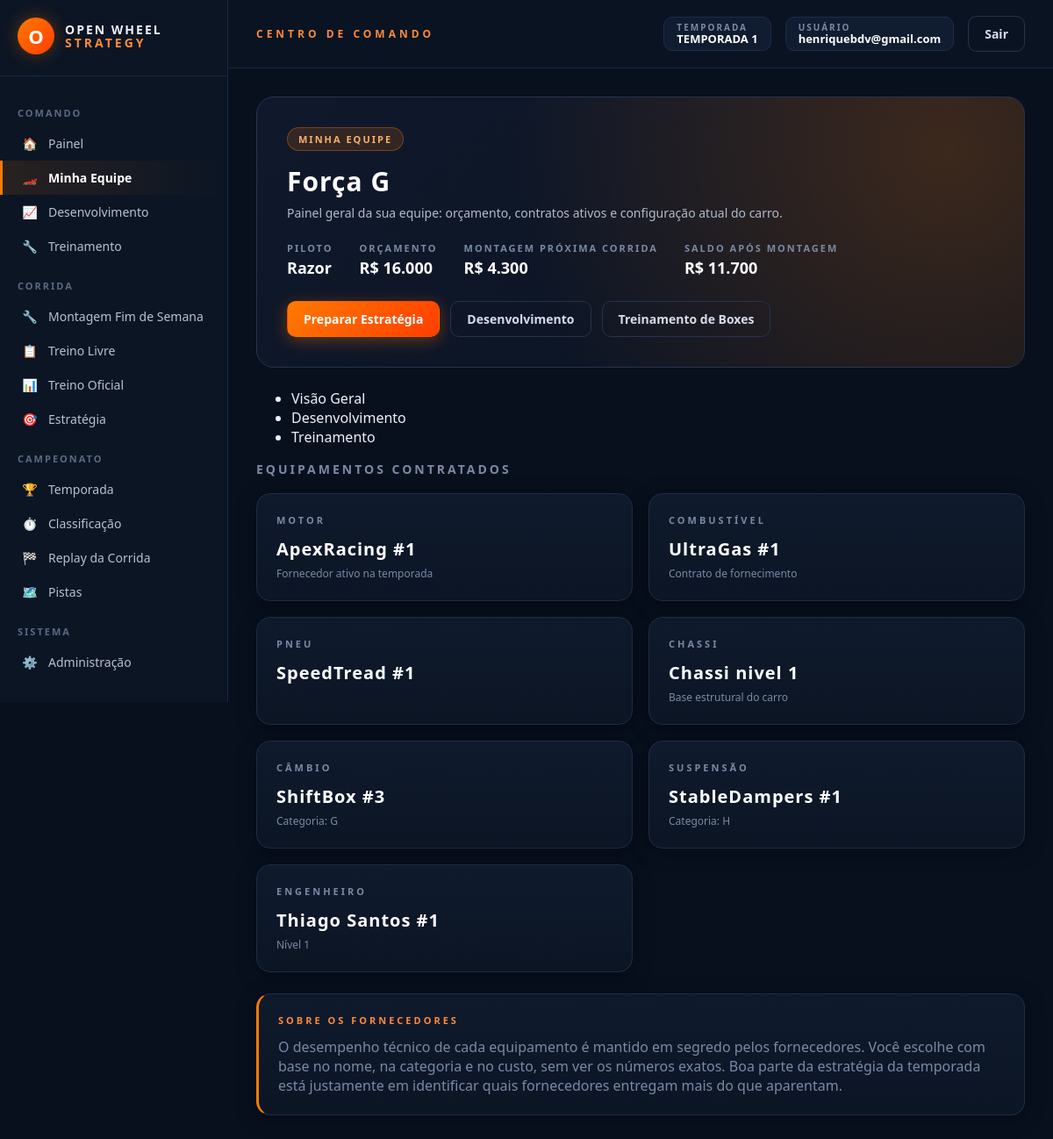
Before: /minha-equipe (signed in) with the older database file.
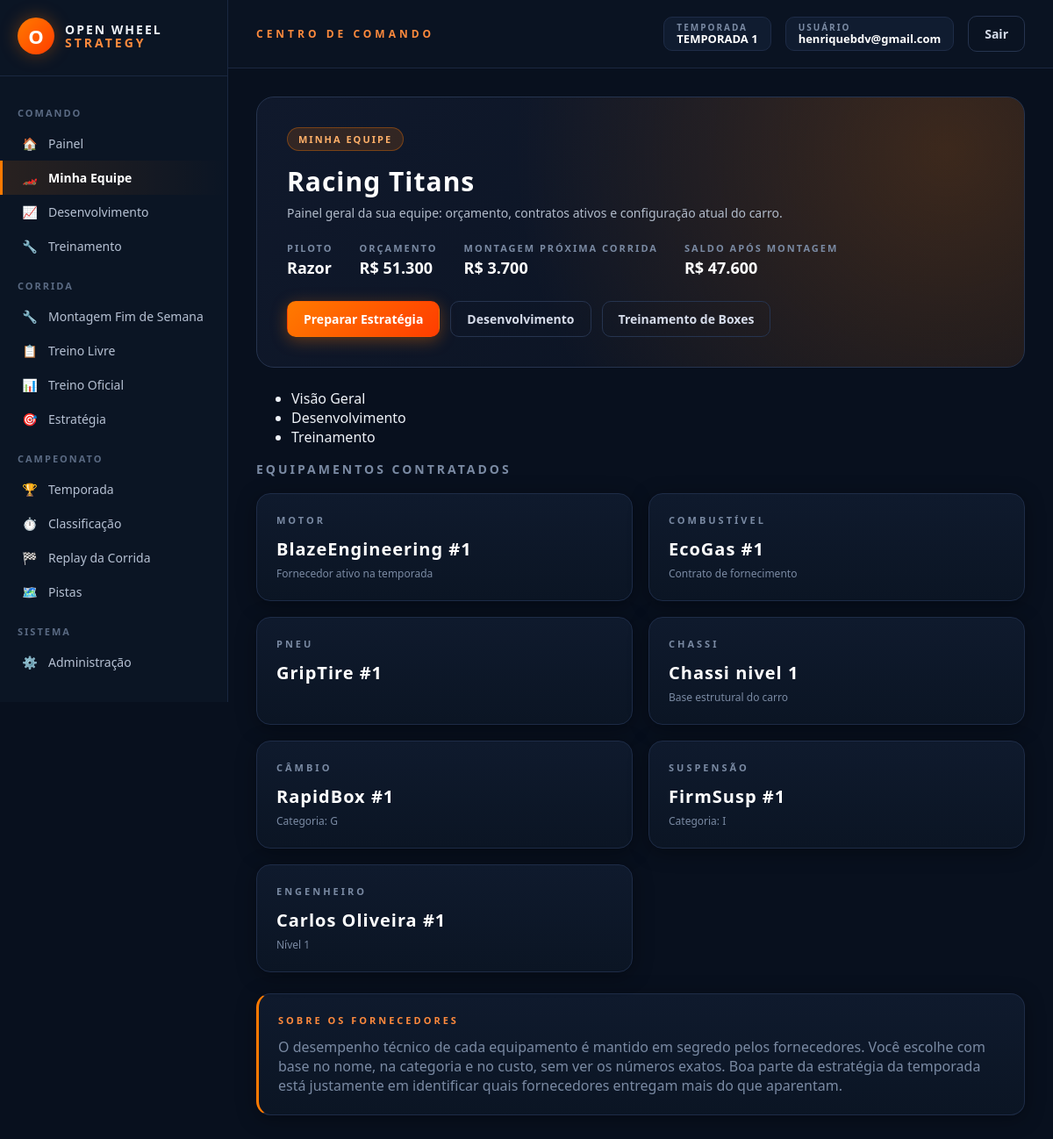
After: the same page with the newer database file.
### models.py (models this page shows, shortened)
class CarroJogador(db.Model):
    __tablename__ = "carros_jogadores"
    id = db.Column(db.Integer, primary_key=True)
    usuario_id = db.Column(db.Integer, db.ForeignKey("usuarios.id"), unique=True, nullable=False)
    nome = db.Column(db.String(100), nullable=False)
    orcamento = db.Column(db.Float, default=55_000.0)
    motor_fornecedor_id = db.Column(db.Integer, db.ForeignKey("fornecedores_motor.id"), nullable=False)
    combustivel_fornecedor_id = db.Column(db.Integer, db.ForeignKey("fornecedores_combustivel.id"), nullable=False)
    pneu_fornecedor_id = db.Column(db.Integer, db.ForeignKey("fornecedores_pneu.id"), nullable=False)
    chassi_fornecedor_id = db.Column(db.Integer, db.ForeignKey("fornecedores_chassi.id"), nullable=True)
    cambio_fornecedor_id = db.Column(db.Integer, db.ForeignKey("fornecedores_cambio.id"), nullable=False)
    suspensao_fornecedor_id = db.Column(db.Integer, db.ForeignKey("fornecedores_suspensao.id"), nullable=False)
    engenheiro_fornecedor_id = db.Column(db.Integer, db.ForeignKey("fornecedores_engenheiro.id"), nullable=True)
    combustivel_carregado = db.Column(db.Float, default=110.0)
    cor_primaria = db.Column(db.String(7), default="#cc0000")
    cor_secundaria = db.Column(db.String(7), default="#ffffff")
    modelo_motor = db.Column(db.Integer, nullable=True)
    modelo_combustivel = db.Column(db.Integer, nullable=True)
    modelo_pneu = db.Column(db.Integer, nullable=True)
    modelo_cambio = db.Column(db.Integer, nullable=True)
    modelo_suspensao = db.Column(db.Integer, nullable=True)
    estrategia_volta_pit = db.Column(db.Integer, default=10)
    estrategia_dois_pits = db.Column(db.Boolean, default=False)
    def montar_carro(self):
        from equipamentos import Motor, Combustivel, Pneu, Chassi, Cambio, Suspensao, Engenheiro
        from equipe import Equipe
        from carro import Carro
        from constantes import performance_chassi_do_nivel
        motor_db = FornecedorMotor.query.get(self.motor_fornecedor_id)
        combustivel_db = FornecedorCombustivel.query.get(self.combustivel_fornecedor_id)
        pneu_db = FornecedorPneu.query.get(self.pneu_fornecedor_id)
        cambio_db = FornecedorCambio.query.get(self.cambio_fornecedor_id)
        suspensao_db = FornecedorSuspensao.query.get(self.suspensao_fornecedor_id)
        engenheiro_db = (
            FornecedorEngenheiro.query.get(self.engenheiro_fornecedor_id)
            if self.engenheiro_fornecedor_id else None
        )
        equipe = Equipe(self.nome, self.orcamento)
        motor = Motor(motor_db.nome, motor_db.custo_temporada, motor_db.potencia, motor_db.eficiencia_combustivel)
        combustivel = Combustivel(combustivel_db.nome, combustivel_db.custo_temporada, combustivel_db.eficiencia,
                                   combustivel_db.aumento_potencia_motor)
        pneu = Pneu(pneu_db.nome, pneu_db.custo_temporada, pneu_db.performance, pneu_db.desgaste,
                    categoria_chuva=getattr(pneu_db, "categoria_chuva", "seco") or "seco")
        desenvolvimento = Desenvolvimento.obter_ou_criar(self.id)
        performance_chassi_base = performance_chassi_do_nivel(desenvolvimento.nivel_engenheiro_projetista or 1)
        performance_chassi_efetiva = performance_chassi_base * (
            (desenvolvimento.chassi_percentual_aplicado or 0) / 100.0
        )
        chassi = Chassi(
            nome=f"Chassi nivel {desenvolvimento.nivel_engenheiro_projetista or 1}",
            custo=0.0,
            performance=performance_chassi_efetiva,
        )
        cambio = Cambio(cambio_db.nome, cambio_db.custo_temporada, cambio_db.performance,
                        categoria_pista=getattr(cambio_db, "categoria_pista", "A") or "A")
        suspensao = Suspensao(suspensao_db.nome, suspensao_db.custo_temporada, suspensao_db.performance,
                              categoria_pista=getattr(suspensao_db, "categoria_pista", "A") or "A")
        engenheiro = None
        if engenheiro_db:
            eficiencia_efetiva = 0.0
            engenheiro = Engenheiro(engenheiro_db.nome, engenheiro_db.custo_temporada,
                                     engenheiro_db.nivel, eficiencia_efetiva)
        config = Configuracao.obter()
        treinamento = TreinamentoBox.obter_ou_criar(self.id)
        tempo_pit_stop = config.pit_tempo_sem_treino - (
            (config.pit_tempo_sem_treino - config.pit_tempo_treino_completo) * (treinamento.percentual / 100)
        )
        carro_obj = Carro(
            equipe=equipe, motor=motor, combustivel=combustivel, pneu=pneu, chassi=chassi,
            cambio=cambio, suspensao=suspensao, engenheiro=engenheiro,
            combustivel_carregado=self.combustivel_carregado, tempo_pit_stop=tempo_pit_stop,
            config=config
        )
        from constantes import performance_aero_do_nivel
        performance_aero_base = performance_aero_do_nivel(desenvolvimento.nivel_engenheiro_projetista or 1)
        carro_obj.performance_aero = performance_aero_base * (
            (desenvolvimento.aero_percentual_aplicado or 0) / 100.0
        )
        carro_obj.definir_modelos(
            motor=self.modelo_motor,
            combustivel=self.modelo_combustivel,
            pneu=self.modelo_pneu,
            cambio=self.modelo_cambio,
            suspensao=self.modelo_suspensao,
        )
        return carro_obj
    def custo_total_montagem(self):
        total = 0.0
        for modelo, campo_id in [
            (FornecedorMotor, self.motor_fornecedor_id),
            (FornecedorCombustivel, self.combustivel_fornecedor_id),
            (FornecedorPneu, self.pneu_fornecedor_id),
            (FornecedorCambio, self.cambio_fornecedor_id),
            (FornecedorSuspensao, self.suspensao_fornecedor_id),
        ]:
            item = modelo.query.get(campo_id)
            if item:
                total += item.custo_montagem
        if self.engenheiro_fornecedor_id:
            engenheiro = FornecedorEngenheiro.query.get(self.engenheiro_fornecedor_id)
            if engenheiro:
                total += engenheiro.custo_montagem
        return total

class FornecedorMotor(db.Model):
    __tablename__ = "fornecedores_motor"
    id = db.Column(db.Integer, primary_key=True)
    nome = db.Column(db.String(100), nullable=False)
    custo_temporada = db.Column(db.Float, default=0.0)
    custo_montagem = db.Column(db.Float, default=0.0)
    ativo = db.Column(db.Boolean, default=True)
    potencia = db.Column(db.Float, default=0.0)
    eficiencia_combustivel = db.Column(db.Float, default=0.0)

class FornecedorCombustivel(db.Model):
    __tablename__ = "fornecedores_combustivel"
    id = db.Column(db.Integer, primary_key=True)
    nome = db.Column(db.String(100), nullable=False)
    custo_temporada = db.Column(db.Float, default=0.0)
    custo_montagem = db.Column(db.Float, default=0.0)
    ativo = db.Column(db.Boolean, default=True)
    eficiencia = db.Column(db.Float, default=0.0)
    aumento_potencia_motor = db.Column(db.Float, default=0.0)

class FornecedorPneu(db.Model):
    __tablename__ = "fornecedores_pneu"
    id = db.Column(db.Integer, primary_key=True)
    nome = db.Column(db.String(100), nullable=False)
    custo_temporada = db.Column(db.Float, default=0.0)
    custo_montagem = db.Column(db.Float, default=0.0)
    ativo = db.Column(db.Boolean, default=True)
    performance = db.Column(db.Float, default=0.0)
    desgaste = db.Column(db.Float, default=1.8)
    categoria_chuva = db.Column(db.String(20), default="seco")

class FornecedorCambio(db.Model):
    __tablename__ = "fornecedores_cambio"
    id = db.Column(db.Integer, primary_key=True)
    nome = db.Column(db.String(100), nullable=False)
    custo_temporada = db.Column(db.Float, default=0.0)
    custo_montagem = db.Column(db.Float, default=0.0)
    ativo = db.Column(db.Boolean, default=True)
    performance = db.Column(db.Float, default=0.0)
    categoria_pista = db.Column(db.String(2), default="A")

class FornecedorSuspensao(db.Model):
    __tablename__ = "fornecedores_suspensao"
    id = db.Column(db.Integer, primary_key=True)
    nome = db.Column(db.String(100), nullable=False)
    custo_temporada = db.Column(db.Float, default=0.0)
    custo_montagem = db.Column(db.Float, default=0.0)
    ativo = db.Column(db.Boolean, default=True)
    performance = db.Column(db.Float, default=0.0)
    categoria_pista = db.Column(db.String(2), default="A")

class FornecedorEngenheiro(db.Model):
    __tablename__ = "fornecedores_engenheiro"
    id = db.Column(db.Integer, primary_key=True)
    nome = db.Column(db.String(100), nullable=False)
    custo_temporada = db.Column(db.Float, default=0.0)
    custo_montagem = db.Column(db.Float, default=0.0)
    ativo = db.Column(db.Boolean, default=True)
    nivel = db.Column(db.Integer, default=1)
    eficiencia_exata = db.Column(db.Float, default=0.0)

### rotas/equipe.py (the view, shortened to what this page needs)
    @app.route("/minha-equipe", methods=["GET", "POST"])
    @login_requerido
    def minha_equipe():
        usuario = Usuario.query.get(session["usuario_id"])
        config_jogo = Configuracao.obter()
        if usuario.equipe:
            carro = usuario.equipe.montar_carro()
            return render_template("minha_equipe.html", equipe=usuario.equipe, carro=carro,
                                   custo_montagem=usuario.equipe.custo_total_montagem())

### app.py (called while the page is built)
def _registrar_contexto(app):
    @app.context_processor
    def injetar_globais():
        usuario_id = session.get("usuario_id")
        usuario = Usuario.query.get(usuario_id) if usuario_id else None
        return {
            "usuario_logado": usuario,
            "categorias_fornecedor": FORNECEDORES_CONFIG,
            "temporada_ativa": Temporada.ativa_atual(),
        }

### carro.py (called while the page is built)
    def definir_modelos(self, motor=None, combustivel=None, pneu=None,
                        cambio=None, suspensao=None):
        escolhidos = {
            "motor": motor, "combustivel": combustivel, "pneu": pneu,
            "cambio": cambio, "suspensao": suspensao,
        }
        for componente, numero in escolhidos.items():
            if numero is not None and modelos_componente.modelo_valido(numero):
                self.modelos_corrida[componente] = int(numero)

### constantes.py (called while the page is built)
def performance_chassi_do_nivel(nivel_engenheiro):
    n = max(1, min(10, int(nivel_engenheiro or 1)))
    return CHASSI_PERFORMANCE_NIVEL_1 + (n - 1) * (
        (CHASSI_PERFORMANCE_NIVEL_10 - CHASSI_PERFORMANCE_NIVEL_1) / 9.0
    )

### templates/minha_equipe.html (shortened to what this page needs)
{% extends "base.html" %}
{% block content %}
<div class="ows-hero" style="margin-bottom: 24px;">
    <span class="ows-hero-label">MINHA EQUIPE</span>
    <h1>{{ equipe.nome }}</h1>
    <div class="ows-hero-sub">Painel geral da sua equipe: orçamento, contratos ativos e configuração atual do carro.</div>
    <div class="ows-hero-meta">
        <div>
            <small>PILOTO</small>
            <strong>{{ usuario_logado.nick or 'Não definido' }}</strong>
        </div>
        <div>
            <small>ORÇAMENTO</small>
            <strong>R$ {{ "{:,.0f}".format(equipe.orcamento or 0)|replace(",", ".") }}</strong>
        </div>
        <div>
            <small>MONTAGEM PRÓXIMA CORRIDA</small>
            <strong>R$ {{ "{:,.0f}".format(custo_montagem or 0)|replace(",", ".") }}</strong>
        </div>
        <div>
            <small>SALDO APÓS MONTAGEM</small>
            <strong>R$ {{ "{:,.0f}".format((equipe.orcamento or 0) - (custo_montagem or 0))|replace(",", ".") }}</strong>
        </div>
    </div>
    <div class="ows-hero-actions">
        <a href="{{ url_for('estrategia_corrida_view') }}" class="ows-btn ows-btn-primary">Preparar Estratégia</a>
        <a href="{{ url_for('desenvolvimento_view') }}" class="ows-btn ows-btn-ghost">Desenvolvimento</a>
        <a href="{{ url_for('treinamento_view') }}" class="ows-btn ows-btn-ghost">Treinamento de Boxes</a>
    </div>
</div>
{% include "_abas_equipe.html" ignore missing %}
<h2 style="margin: 8px 0 18px 0; font-size: 14px; letter-spacing: 3px; color: #7a8aa3;">EQUIPAMENTOS CONTRATADOS</h2>
<div class="ows-grid-4" style="margin-bottom: 18px;">
    <div class="ows-card">
        <h3>MOTOR</h3>
        <div class="ows-value" style="font-size: 20px;">{{ carro.motor.nome }}</div>
        <div class="ows-hint">Fornecedor ativo na temporada</div>
    </div>
    <div class="ows-card">
        <h3>COMBUSTÍVEL</h3>
        <div class="ows-value" style="font-size: 20px;">{{ carro.combustivel.nome }}</div>
        <div class="ows-hint">Contrato de fornecimento</div>
    </div>
    <div class="ows-card">
        <h3>PNEU</h3>
        <div class="ows-value" style="font-size: 20px;">{{ carro.pneu.nome }}</div>
    </div>
    <div class="ows-card">
        <h3>CHASSI</h3>
        <div class="ows-value" style="font-size: 20px;">{{ carro.chassi.nome }}</div>
        <div class="ows-hint">Base estrutural do carro</div>
    </div>
</div>
<div class="ows-grid-3" style="margin-bottom: 24px;">
    <div class="ows-card">
        <h3>CÂMBIO</h3>
        <div class="ows-value" style="font-size: 20px;">{{ carro.cambio.nome }}</div>
        <div class="ows-hint">Categoria: {{ carro.cambio.categoria_pista|default('A') }}</div>
    </div>
    <div class="ows-card">
        <h3>SUSPENSÃO</h3>
        <div class="ows-value" style="font-size: 20px;">{{ carro.suspensao.nome }}</div>
        <div class="ows-hint">Categoria: {{ carro.suspensao.categoria_pista|default('A') }}</div>
    </div>
    <div class="ows-card">
        <h3>ENGENHEIRO</h3>
        {% if carro.engenheiro %}
        <div class="ows-value" style="font-size: 20px;">{{ carro.engenheiro.nome }}</div>
        <div class="ows-hint">Nível {{ carro.engenheiro.nivel }}</div>
        {% else %}
        <div class="ows-value" style="font-size: 20px; color: #556277;">Sem contrato</div>
        <div class="ows-hint">Nenhum engenheiro contratado</div>
        {% endif %}
    </div>
</div>
<div class="ows-card" style="border-left: 3px solid #ff7a00;">
        <h3 style="color: #ff8a3d;">SOBRE OS FORNECEDORES</h3>
    <p class="ows-muted" style="margin: 0;">
        O desempenho técnico de cada equipamento é mantido em segredo pelos fornecedores.
        Você escolhe com base no nome, na categoria e no custo, sem ver os números exatos.
        Boa parte da estratégia da temporada está justamente em identificar quais fornecedores
        entregam mais do que aparentam.
    </p>
</div>
{% endblock %}

Changed rows visible on the page:
no longer on this page (row edited): FornecedorCambio: cambio.nome "ShiftBox #3"
changed CarroJogador: nome "Força G" → "Racing Titans"; orcamento "16.000" → "51.300"; orcamento "11.700" → "47.600"
changed FornecedorMotor: motor.nome "ApexRacing #1" → "BlazeEngineering #1"
changed FornecedorCombustivel: combustivel.nome "UltraGas #1" → "EcoGas #1"
changed FornecedorPneu: pneu.nome "SpeedTread #1" → "GripTire #1"
now on this page (row edited): FornecedorCambio: cambio.nome "RapidBox #1"
changed FornecedorSuspensao: suspensao.nome "StableDampers #1" → "FirmSusp #1"
changed FornecedorEngenheiro: engenheiro.nome "Thiago Santos #1" → "Carlos Oliveira #1"
Other visible differences:
{{ "{:,.0f}".format(custo_montagem or 0)|replace(",", ".") }}: "4.300" → "3.700"
{{ carro.suspensao.categoria_pista|default('A') }}: "H" → "I"
